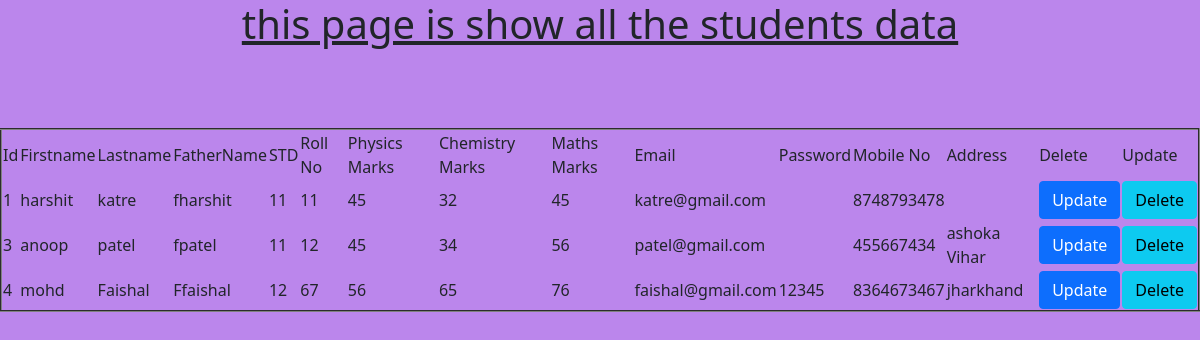
Page /studetails on the committed database.
### firstApp/models.py (models this page shows, shortened)
class student(models.Model):
    firstname=models.CharField(max_length=20)
    lastname=models.CharField(max_length=20)
    Fathername=models.CharField(max_length=20)
    std=models.CharField(max_length=20)
    rollno=models.IntegerField()
    PhyMarks=models.IntegerField()
    CheMarks=models.IntegerField()
    MathMarks=models.IntegerField()
    email=models.CharField(max_length=20)
    password=models.CharField(max_length=20)
    mob=models.IntegerField()
    Add=models.CharField(max_length=50)

### firstApp/views.py (the view)
# urls.py: path('studetails', views.studetails),
def studetails(req):
    data=student.objects.all()
    return render(req,'studetails.html',{'data':data})

### firstApp/templates/studetails.html (shortened to what this page needs)
<!DOCTYPE html>
<html lang="en">
<head>
    <link href="https://cdn.jsdelivr.net/npm/bootstrap@5.1.3/dist/css/bootstrap.min.css" rel="stylesheet">
</head>
<body style="background-color: rgb(187, 134, 236);">
    <center><u><h1>this page is show all the students data</h1></u></center><br><br>
<table colspan="2" border="2">
    <tr>
        <td>Id</td>
        <td>Firstname</td>
        <td>Lastname</td>
        <td>FatherName</td>
        <td>STD</td>
        <td>Roll No</td>
        <td>Physics Marks</td><br>
        <td>Chemistry Marks</td>
        <td>Maths Marks</td>
        <td>Email</td>
        <td>Password</td>
        <td>Mobile No</td>
        <td>Address</td>
        <td>Delete</td>
        <td>Update</td>
    </tr>
    {% for i in data %}
    <tr>
        <td>{{i.id}}</td>
        <td>{{i.firstname}}</td>
        <td>{{i.lastname}}</td>
        <td>{{i.Fathername}}</td>
        <td>{{i.std}}</td>
        <td>{{i.rollno}}</td>
        <td>{{i.PhyMarks}}</td>
        <td>{{i.CheMarks}}</td>
        <td>{{i.MathMarks}}</td>
        <td>{{i.email}}</td>
        <td>{{i.password}}</td>
        <td>{{i.mob}}</td>
        <td>{{i.Add}}</td>
        <td><a class="btn btn-primary" href="stuupdate" role="button">Update</a></td>
        <td><a class="btn btn-info" href="studelete" role="button">Delete</a></td>
    </tr>
    {% endfor %}
</table>
</body>
</html>

### rows in the picture
student: id "1", firstname "harshit", lastname "katre", Fathername "fharshit", std "11", rollno "11", PhyMarks "45", CheMarks "32", MathMarks "45", email "katre@gmail.com", mob "8748793478"
student: id "3", firstname "anoop", lastname "patel", Fathername "fpatel", std "11", rollno "12", PhyMarks "45", CheMarks "34", MathMarks "56", email "patel@gmail.com", mob "455667434", Add "ashoka Vihar"
student: id "4", firstname "mohd", lastname "Faishal", Fathername "Ffaishal", std "12", rollno "67", PhyMarks "56", CheMarks "65", MathMarks "76", email "faishal@gmail.com", password "12345", mob "8364673467", Add "jharkhand"
